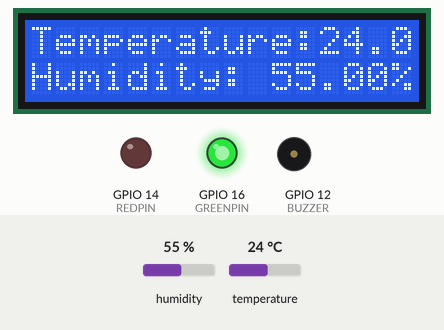
Recording of a sketch running on a simulated ESP8266 (NodeMCU). Shown: 16×2 character LCD, output pins drawn as LEDs (lit = HIGH), buzzer (waves = sounding, pin HIGH). Inputs (shaded band) come from the test bench; at power-on: temperature 24 °C, humidity 55 %. WiFi joins after 1.5 s; servers stay silent unless stated; uploads are accepted with an empty reply; what the sketch prints to the serial monitor is not drawn.

Above: at 4.7 s.
4.8 s: temperature set to 28 °C
At 9.7 s:
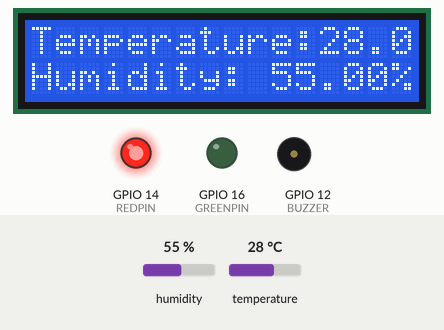
9.8 s: temperature set to 12 °C
At 14.0 s:
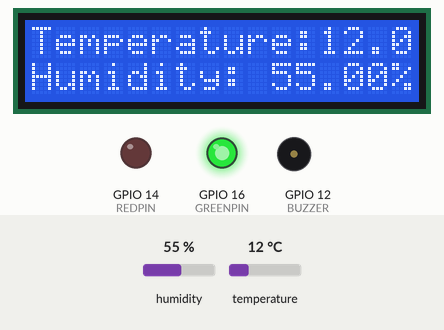
14.4 s: humidity set to 22 %
At 17.5 s:
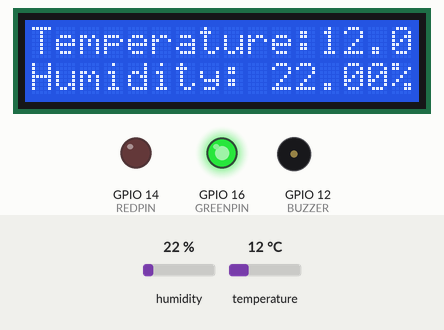
19.0 s: temperature set to 33 °C
At 21.31 s:
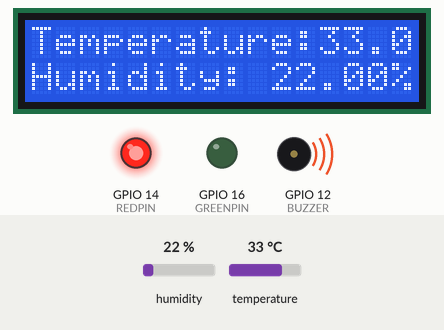
23.6 s: humidity set to 40 %
At 27.3 s:
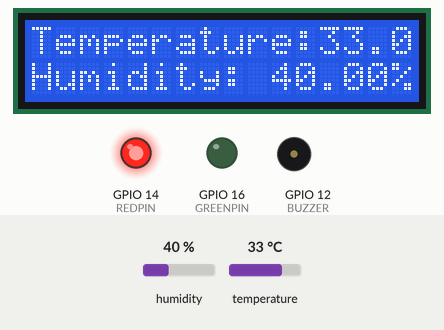
Timing chart, 0 to 28.8 s (numbered marks = the images above; inputs shaded):
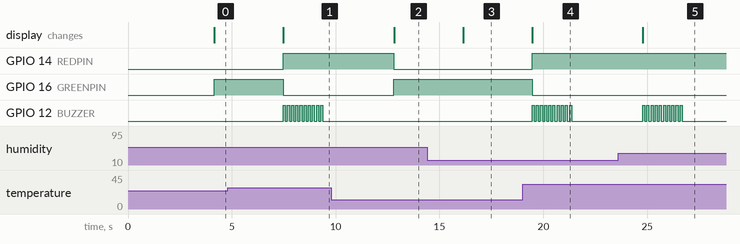

Measured:
- the behaviour switches between 26 and 27 °C on temperature (found by bisection; images 0 and 1)
- after the input at 4.8 s, GPIO 14 (REDPIN): LOW → HIGH after 2.7 s; GPIO 16 (GREENPIN): HIGH → LOW after 2.7 s; GPIO 12 (BUZZER): alternates HIGH for 0.10 s and LOW for 0.10 s, 20 changes in all, then stays LOW, starting after 2.7 s; the display: changes after 2.7 s (image 1)
- after the input at 9.8 s, GPIO 14 (REDPIN): HIGH → LOW after 3.0 s; GPIO 16 (GREENPIN): LOW → HIGH after 3.0 s; GPIO 12 (BUZZER): stops changing and stays LOW; the display: changes after 3.0 s (image 2)
- after the input at 14.4 s, the display: changes after 1.7 s (image 3)
- after the input at 19.0 s, GPIO 14 (REDPIN): LOW → HIGH after 0.46 s; GPIO 16 (GREENPIN): HIGH → LOW after 0.46 s; GPIO 12 (BUZZER): alternates HIGH for 0.10 s and LOW for 0.10 s, 20 changes in all, then stays LOW, starting after 0.46 s; the display: changes after 0.46 s (image 4)
- after the input at 23.6 s, the display: changes after 1.2 s (image 5)

The sketch:

ArduinoFinalCodes.ino
```cpp
#include <DHT.h>
#include <ESP8266WiFi.h>
#include <LiquidCrystal_I2C.h>

DHT dht(13, DHT11);

#define REDPIN 14
#define GREENPIN 16
#define BUZZER 12

const char* ssid = "RCA-WiFii";
const char* password = "@rca@2023";
//const char* host = "192.168.1.154";

LiquidCrystal_I2C lcd(0x27, 16, 2);

void setup()
{
  Serial.begin(115200);
  Serial.println("DHT11 Temperature and Humidity Sensor");
  dht.begin();

  // LEDs
  pinMode(REDPIN, OUTPUT);
  pinMode(GREENPIN, OUTPUT);
  pinMode(BUZZER, OUTPUT);

  // LCD
  lcd.init();
  lcd.backlight();
  lcd.setCursor(0,0);
  lcd.print("Welcome to IOT");
  lcd.setCursor(0,1);
  lcd.print("WEATHER STATION");

  // Connect to Wi-Fi
  connectToWifi(ssid, password);
}

void connectToWifi(String ssid, String password) {
  WiFi.begin(ssid, password);

  while (WiFi.status() != WL_CONNECTED) {
    delay(1000);
    Serial.println("Connecting to WiFi...");
  }
  Serial.println("Connected to WiFi");
}


void loop()
{
  delay(2000);
  float temperature = dht.readTemperature();
  float humidity = dht.readHumidity();

  if (isnan(temperature) || isnan(humidity))
  {
    Serial.println("Failed to read data from DHT sensor");
  }
  else
  {
    Serial.print("Temperature: ");
    Serial.print(temperature);
    Serial.print(" °C");
    Serial.println("");
    Serial.print("Humidity: ");
    Serial.print(humidity);
    Serial.print(" %");

   lcd.clear();
   lcd.setCursor(0,0);
   lcd.print("Temperature:");
   lcd.print(temperature);
   lcd.print(char(223));
   lcd.print("C");
   lcd.setCursor(0,1);
   lcd.print("Humidity: ");
   lcd.print(humidity);
   lcd.print("%");
  }

  if (temperature >= 27){
    digitalWrite(REDPIN, HIGH);
    digitalWrite(BUZZER, HIGH);
    digitalWrite(GREENPIN, LOW);
    beepBuzzer(10, 100); // Beep the buzzer 10 times with 100ms interval
   }
   else {
    digitalWrite(REDPIN, LOW);
    digitalWrite(BUZZER, LOW);
    digitalWrite(GREENPIN, HIGH);
   }
    Serial.println("\nAbout to send data ............");
   String tempData="";
   String indexNumber = "340722SPE05920";
   tempData = "{\"device\":\"" + (String) indexNumber + "\",\"temperature\": " + (String) temperature + ", \"humidity\": " + (String) humidity + "}";
   Serial.println("Data sent: ");
   Serial.println(tempData);
   connectToWifi(ssid, password);
   uploadData("192.168.1.150",80, "/weather-station/backend.php" , tempData);
   delay(1000);
}

void beepBuzzer(int repetitions, int interval) {
  for (int i = 0; i < repetitions; i++) {
    digitalWrite(BUZZER, HIGH);
    delay(interval);
    digitalWrite(BUZZER, LOW);
    delay(interval);
  }
}

void uploadData(const char* host, const int httpPort, const char* filepath, const String& data) {
  WiFiClient wifiClient;

  if (wifiClient.connect(host, httpPort)) {
    wifiClient.print("POST ");
    wifiClient.print(filepath);
    wifiClient.println(" HTTP/1.1");
    wifiClient.print("Host: ");
    wifiClient.println(host);
    wifiClient.println("User-Agent: ESP8266/1.0");
    wifiClient.println("Content-Type: application/json");
    wifiClient.print("Content-Length: ");
    wifiClient.println(data.length());
    wifiClient.println();
    wifiClient.println(data);

    Serial.println("Request sent");
  } else {
    Serial.println("Failed to connect to server");
  }

  while (wifiClient.connected() && !wifiClient.available()) {
    delay(1); // Wait for response
  }

  if (wifiClient.available()) {
    String response = wifiClient.readStringUntil('\n');
    Serial.println("Response: " + response);
  }

  wifiClient.stop();
}
```
